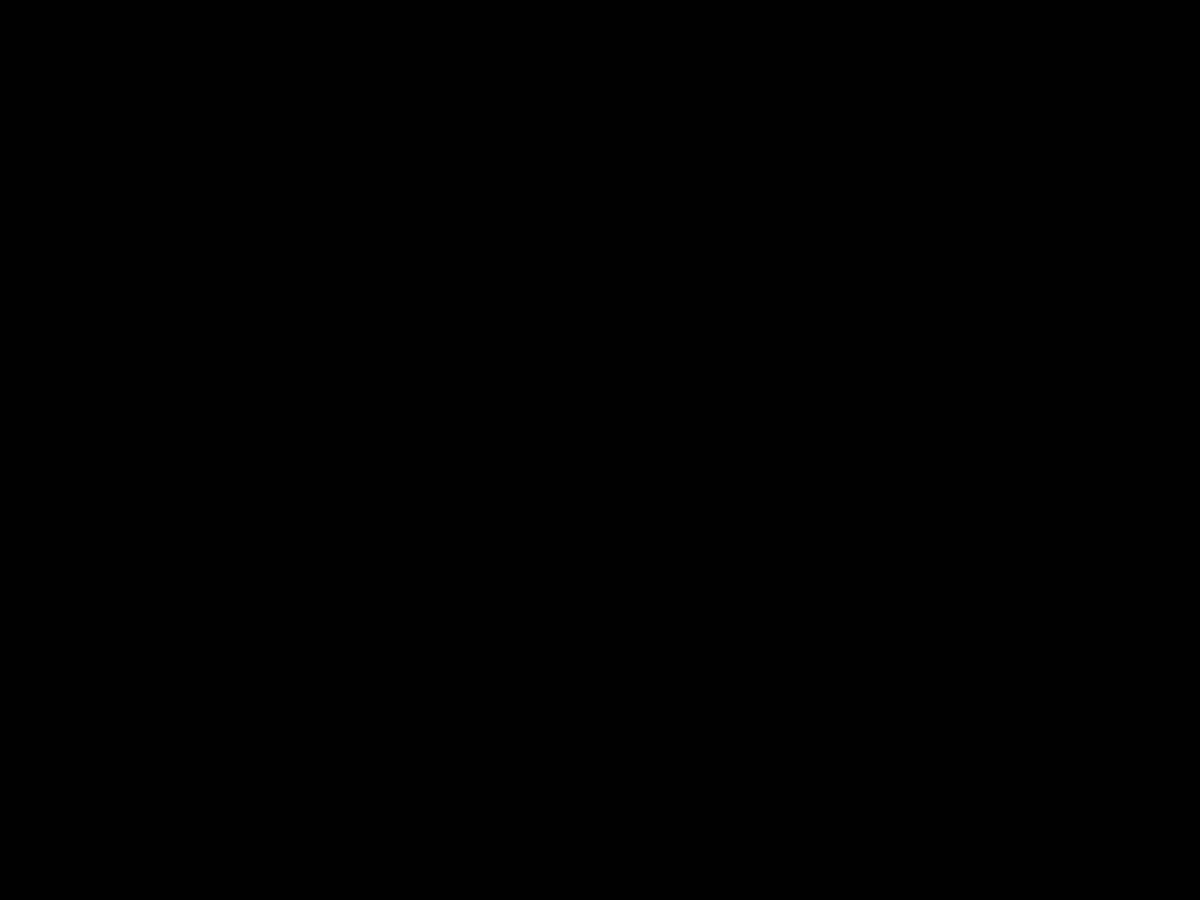
Frame 1 (no input)
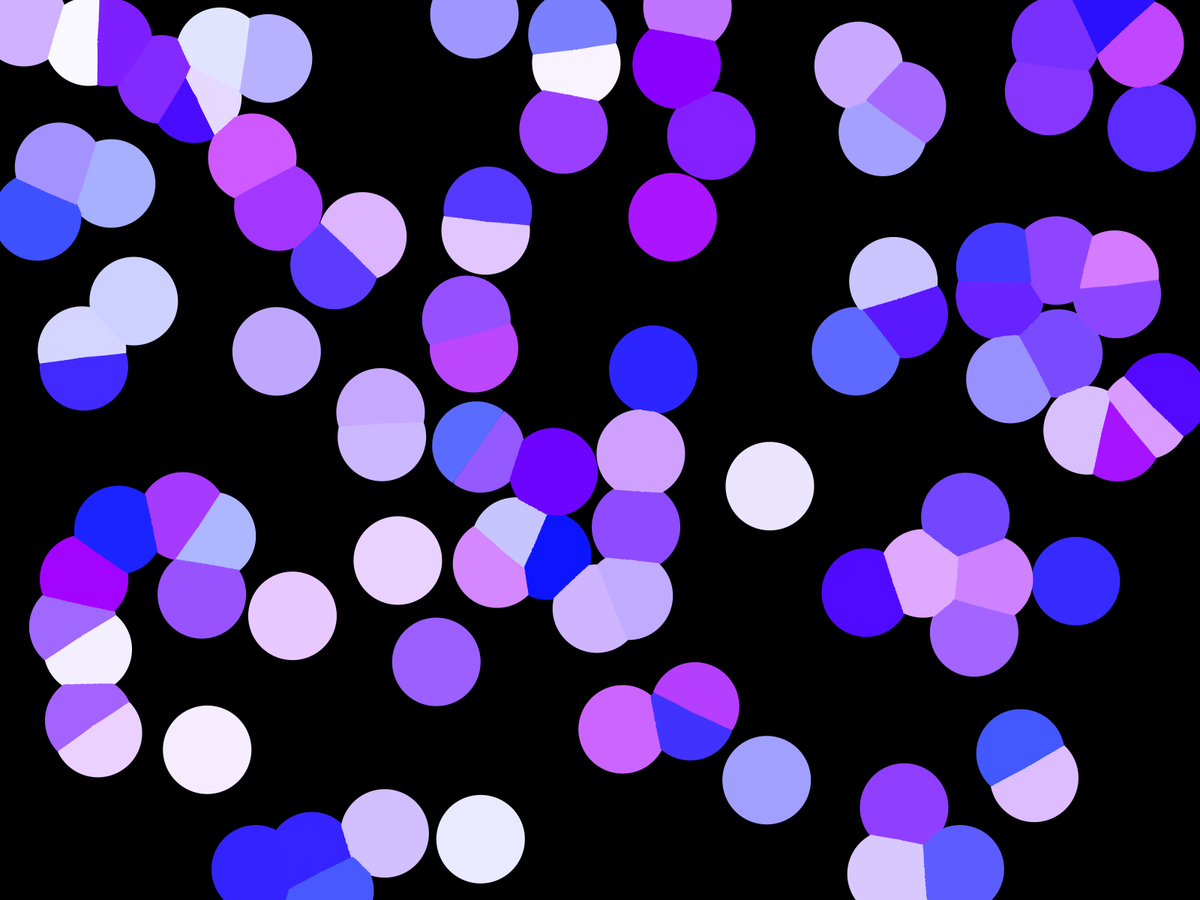
Frame 60 (the mouse pressed at the canvas centre just before this capture)
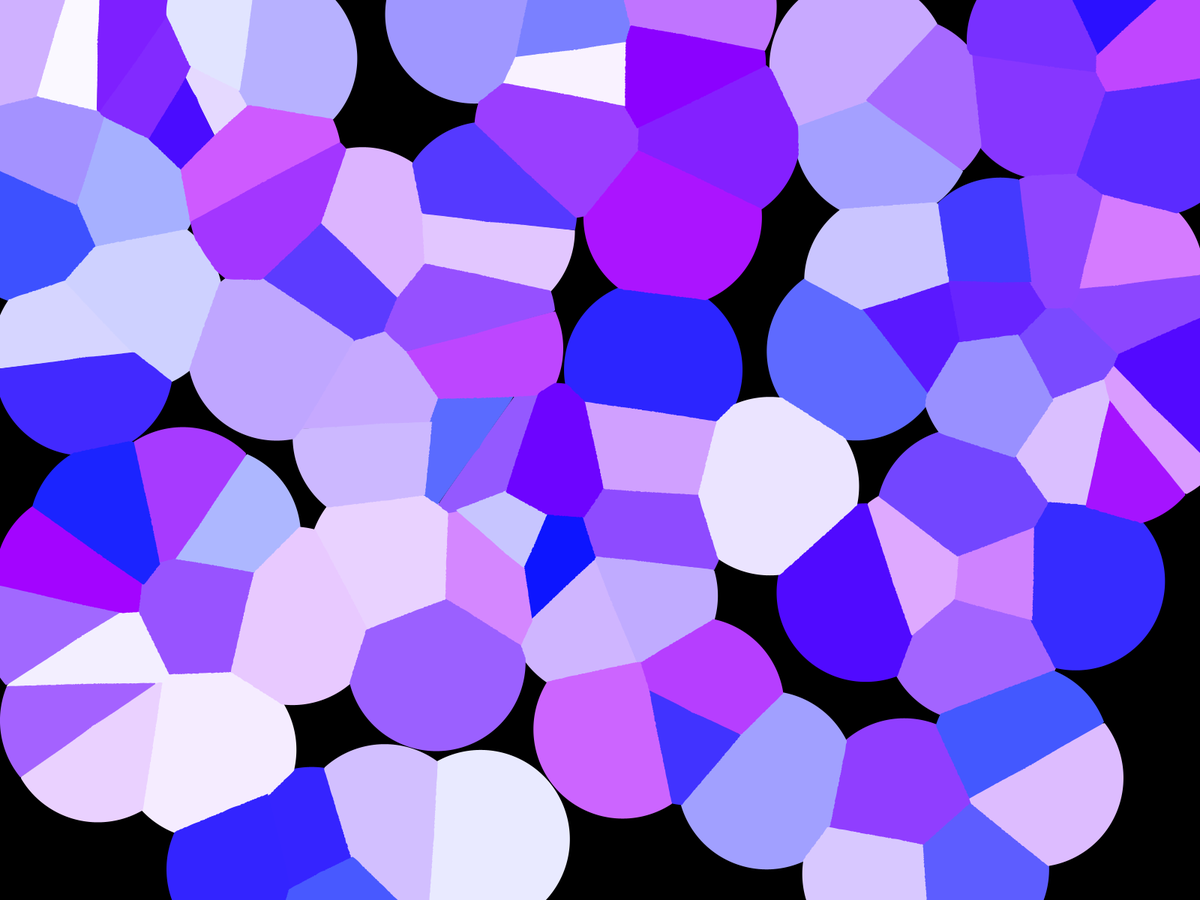
Frame 120 (the mouse held since frame 60 and released just before this capture)

The Processing sketch that drew these frames (run headless with seeded random() and noise(); from frame 60 on, the mouse is pressed at the canvas centre):

// Processing sketch: Voronoi_Anim
// ── Voronoi_Anim.pde
int Ncells = 100;
int resolution = 400;
ArrayList<Cell> cells = new ArrayList<Cell>();

void setup(){
  fullScreen();
  colorMode(HSB, 360, 100, 100);
  init();
}

void draw(){
  background(0);
  noStroke();
  for(Cell cell : cells){
    cell.update(1);
    cell.show();
  }
}

void keyPressed(){
  if(key=='r'){
    init();
  }
}

void init(){
 float colOff = random(360);
 cells = new ArrayList<Cell>();
  for(int i = 0; i < Ncells; i++){
    cells.add(new Cell(new PVector(random(width), random(height)), resolution, colOff));
  } 
}
// ── class.pde
class Cell{
  PVector point;
  color col;
  float[] ranges;
  PVector[] vertices;
  boolean[] solved;
  
  Cell(PVector point, int Nvertices, float hue){
    this.point = point;
    ranges = new float[Nvertices];
    vertices = new PVector[Nvertices];
    solved = new boolean[Nvertices];
    this.col = color((hue+random(50))%360, random(100), 100);
  }
  
  void calcVertices(){
    for(int i = 0; i < ranges.length; i++){
      float range = ranges[i];
      float theta = map(i, 0, ranges.length, 0, TWO_PI);
      vertices[i] = new PVector(point.x+cos(theta)*range, point.y+sin(theta)*range);
    }
  }
  
  void update(float speed){
    calcVertices();
    for(int i = 0; i < ranges.length; i++){
      if(!solved[i]){
        for(Cell cell : cells){
          if(cell != this && dist(vertices[i].x, vertices[i].y, cell.point.x, cell.point.y) < dist(vertices[i].x, vertices[i].y, point.x, point.y)){
            solved[i] = true;
          }
        }
        ranges[i] += speed;
      }
    }
  }
  
  void show(){
    fill(col);
    beginShape();
    for(int i = 0; i < ranges.length; i++){
      vertex(vertices[i].x, vertices[i].y);
    }
    endShape();
  }
}
